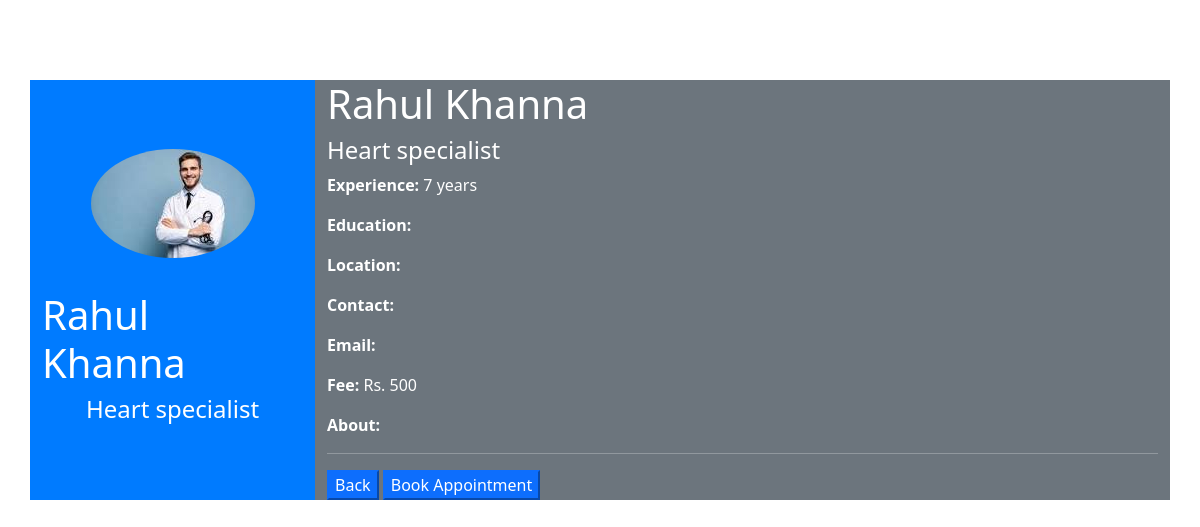
/profile/Rahul/, run on the app's committed database.
### user/models.py (models this page shows, shortened)
class doctor(models.Model):
    doctor_username = models.CharField(max_length=50)
    doctor_name = models.CharField(max_length=60)
    doctor_speciality = models.CharField(max_length=100)
    experience = models.IntegerField()
    doctor_fee = models.IntegerField()
    doctor_image = models.ImageField(upload_to="user/images")

### user/views.py (the view)
# urls.py: path('profile/<str:doctor_username>/', views.view_profile , name='view_profile'),
def view_profile(request, doctor_username):
    doctor_instance = get_object_or_404(doctor, doctor_username = doctor_username)  # Retrieve the doctor object or show a 404 page if not found
    return render(request, 'authentication/profile.html', {'doctor': doctor_instance})

### templates/authentication/profile.html (shortened to what this page needs)
<!DOCTYPE html>
<html lang="en">
<head>
    <link href="https://cdn.jsdelivr.net/npm/bootstrap@5.0.2/dist/css/bootstrap.min.css" rel="stylesheet">
</head>
<body>
    <div class="container" style="margin-top: 10vh">
        <div class="row">
            <div class="col-md-3" style="background-color: #007bff; color: #fff;">
                <div class="d-flex flex-column align-items-center justify-content-center" style="height: 100%;">
                    <img src="{{ doctor.doctor_image.url }}" alt="{{ doctor.doctor_name }}" class="img-fluid rounded-circle">
                    <h1>{{ doctor.doctor_name }}</h1>
                    <h4>{{ doctor.doctor_speciality }}</h4>
                </div>
            </div>
            <div class="col-md-9">
                <div class="row">
                    <div class="col-md-12" style="background-color: #6c757d; color: #fff;">
                        <h1>{{ doctor.doctor_name }}</h1>
                        <h4>{{ doctor.doctor_speciality }}</h4>
                        <p><strong>Experience:</strong> {{ doctor.experience }} years</p>
                        <p><strong>Education:</strong> {{ doctor.education }}</p>
                        <p><strong>Location:</strong> {{ doctor.location }}</p>
                        <p><strong>Contact:</strong> {{ doctor.contact }}</p>
                        <p><strong>Email:</strong> {{ doctor.email }}</p>
                        <p><strong>Fee:</strong> Rs. {{ doctor.doctor_fee }}</p>
                        <p><strong>About:</strong> {{ doctor.about }}</p>
                        <hr>
                        <button class="custom-button btn-primary" type="submit"><a href="/doctors" style="text-decoration: none; color: white;">Back</a></button>
                        <button class="custom-button btn-primary" type="submit"><a href="/doctors" style="text-decoration: none; color: white;">Book Appointment</a></button>
                    </div>
                </div>
            </div>
        </div>
    </div>
</body>
</html>

### data on the page
doctor: doctor_image (picture), doctor_name "Rahul Khanna", doctor_speciality "Heart specialist", experience "7", doctor_fee "500"
